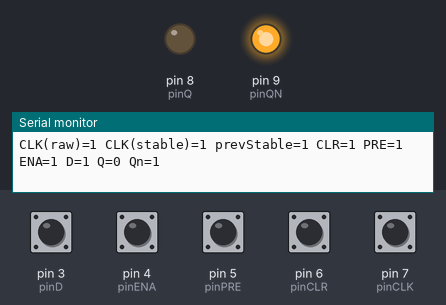
Simulated run of this sketch. Board: Arduino Uno, built with avr-gcc and run on an emulated ATmega328P. Shown: output pins drawn as LEDs (lit = HIGH), the last lines printed to the serial monitor. The inputs (shaded band) are chosen by the test bench; at power-on: pin 3 (pinD), pin 4 (pinENA), pin 5 (pinPRE), pin 6 (pinCLR), pin 7 (pinCLK) HIGH.

Above: at 1.8 s.
1.9 s: pin 5 (pinPRE) pulled LOW for 1.15 s
At 3.4 s:
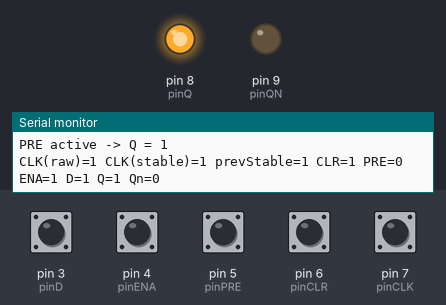
4.5 s: pin 6 (pinCLR) pulled LOW for 1.15 s
At 6.0 s:
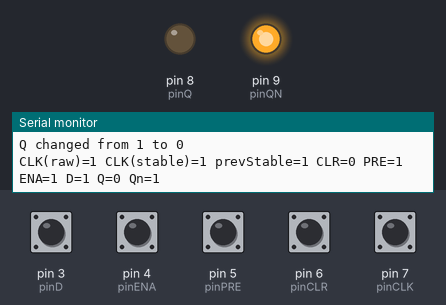
Timing chart, 0 to 7.5 s (numbered marks = the images above; inputs shaded):
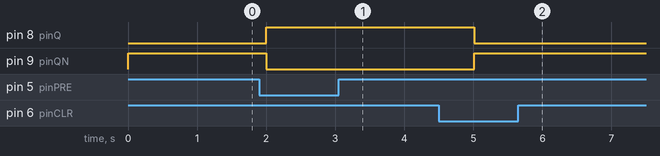

Measured:
- after the input at 1.9 s, pin 8 (pinQ): LOW → HIGH after 0.10 s; pin 9 (pinQN): HIGH → LOW after 0.10 s
- after the input at 4.5 s, pin 8 (pinQ): HIGH → LOW after 0.51 s; pin 9 (pinQN): LOW → HIGH after 0.51 s

The sketch:

FlipFlopDataArduino.ino
```cpp
#include <Arduino.h>

/**************************** Symbolic  Constants *****************************/

const int pinCLK = 7;
const int pinCLR = 6;   /* Asynchronous Clear  (active LOW) */
const int pinPRE = 5;   /* Asynchronous Preset (active LOW) */
const int pinENA = 4;
const int pinD   = 3;
const int pinQ   = 8;
const int pinQN  = 9;

const unsigned long DEBOUNCE_MS = 25;  /* Debounce window in milliseconds */

/**************** Definition and Initialization of Global Data ****************/

uint8_t Q              = 0;  /* Current flip-flop output state     */
uint8_t rawClkPrev     = 1;  /* Previous raw clock reading         */
uint8_t stableClk      = 1;  /* Debounced clock value              */
unsigned long lastClkChangeMs = 0;  /* Timestamp of last CLK edge  */

/*FN****************************************************************************
*
*   bool risingStable( uint8_t prevStable, uint8_t newStable )
*
*   Purpose: Detect a rising edge on the debounced clock signal.
*
*   Return:  true  - LOW-to-HIGH transition detected on stable clock
*            false - otherwise
*
*   Register of Revisions:
*
*   DATE       RESPONSIBLE  COMMENT
*   -----------------------------------------------------------------------
*   MAR 07/26  Sofia Vega   Initial implementation
*
*******************************************************************************/

bool risingStable(uint8_t prevStable, uint8_t newStable) {
  return (prevStable == 0 && newStable == 1);
}

/* ---- setup() ---------------------------------------------------------------
 *  Configure pins, sample initial clock state, drive outputs, start Serial.
 * --------------------------------------------------------------------------*/

void setup() {

/* Part 1: Configure input and output pins */

  pinMode(pinCLK, INPUT_PULLUP);
  pinMode(pinCLR, INPUT_PULLUP);
  pinMode(pinPRE, INPUT_PULLUP);
  pinMode(pinENA, INPUT_PULLUP);
  pinMode(pinD,   INPUT_PULLUP);
  pinMode(pinQ,   OUTPUT);
  pinMode(pinQN,  OUTPUT);

/* Part 2: Sample initial clock state */

  rawClkPrev = digitalRead(pinCLK);
  stableClk  = rawClkPrev;

/* Part 3: Drive initial Q and Q-bar outputs */

  digitalWrite(pinQ,  Q);
  digitalWrite(pinQN, !Q);

/* Part 4: Start serial monitor */

  Serial.begin(115200);
  Serial.println("---- D Flip Flop Debug ----");
}

/* ---- loop() ----------------------------------------------------------------
 *  Debounce clock, read inputs, evaluate DFF logic, update outputs, log state.
 * --------------------------------------------------------------------------*/

void loop() {

/* Part 1: Detect and debounce clock transitions */

  uint8_t rawClk = digitalRead(pinCLK);
  unsigned long now = millis();
  if (rawClk != rawClkPrev) {
    Serial.print("Raw CLK change detected -> ");
    Serial.println(rawClk);
    rawClkPrev = rawClk;
    lastClkChangeMs = now;
  }
  uint8_t prevStableClk = stableClk;
  if ((now - lastClkChangeMs) >= DEBOUNCE_MS) {
    stableClk = rawClkPrev;
  }

/* Part 2: Read all control inputs */

  uint8_t clr = digitalRead(pinCLR);
  uint8_t pre = digitalRead(pinPRE);
  uint8_t ena = digitalRead(pinENA);
  uint8_t d   = digitalRead(pinD);

/* Part 3: Evaluate flip-flop logic (CLR, PRE, rising edge + ENA) */

  uint8_t oldQ = Q;
  if (clr == 0) {
    Serial.println("CLR active -> Q = 0");
    Q = 0;
  }
  else if (pre == 0) {
    Serial.println("PRE active -> Q = 1");
    Q = 1;
  }
  else if (ena == 1 && risingStable(prevStableClk, stableClk)) {
    Serial.print("Rising edge detected, loading D = ");
    Serial.println(d);
    Q = d;
  }

/* Part 4: Update outputs if state changed */

  if (Q != oldQ) {
    Serial.print("Q changed from ");
    Serial.print(oldQ);
    Serial.print(" to ");
    Serial.println(Q);
  }

/* Part 5: Drive output pins and print debug state */

  digitalWrite(pinQ,  Q);
  digitalWrite(pinQN, !Q);
  Serial.print("CLK(raw)=");    Serial.print(rawClk);
  Serial.print(" CLK(stable)=");Serial.print(stableClk);
  Serial.print(" prevStable="); Serial.print(prevStableClk);
  Serial.print(" CLR=");        Serial.print(clr);
  Serial.print(" PRE=");        Serial.print(pre);
  Serial.print(" ENA=");        Serial.print(ena);
  Serial.print(" D=");          Serial.print(d);
  Serial.print(" Q=");          Serial.print(Q);
  Serial.print(" Qn=");         Serial.println(!Q);
  delay(1000);
}
```
